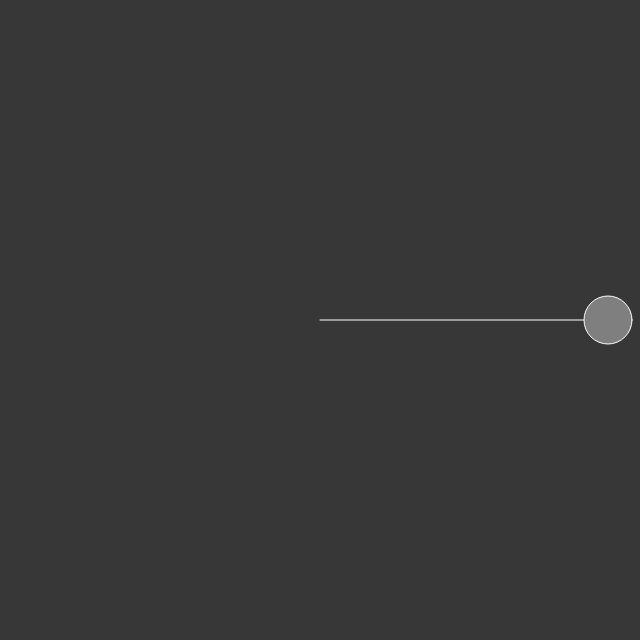
Frame 1 (no input)
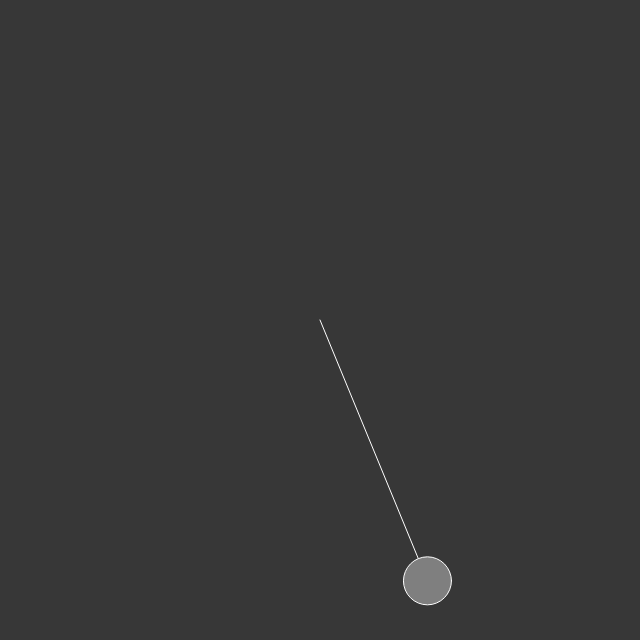
Frame 60 (no input)
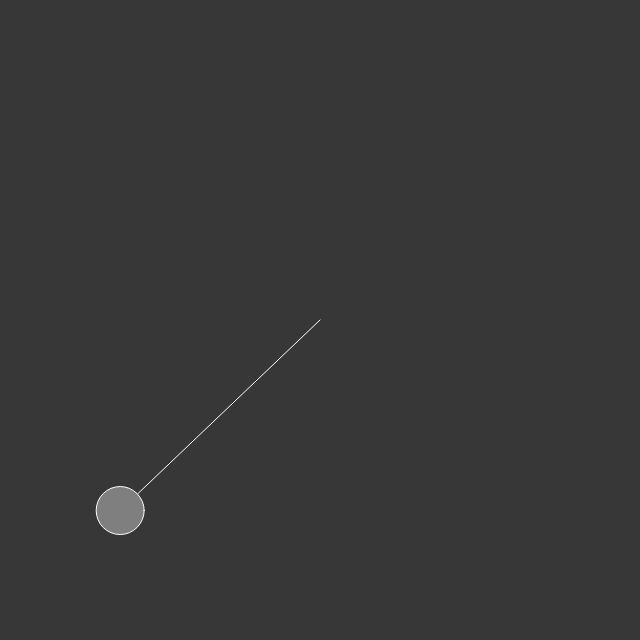
Frame 120 (the mouse pressed at the canvas centre since frame 60)

The p5.js sketch that drew these frames (run headless with seeded random() and noise() and a simulated clock; from frame 60 on, the mouse is pressed at the canvas centre):

// p5.js sketch
// ── sketch.js
var r;
var theta;

function setup() {
    createCanvas(640, 640);
	r = height * 0.45;
    theta = 0;
}

function draw() {
    background(55);

    //translate the origin point to the center of the screen
	translate(width/2, height/2);

    //convert polar to cartesian
    var x = r * cos(theta);
    var y = r * sin(theta);

    //Draw the ellipse at the cartesian coordinates
    ellipseMode(CENTER);
    fill(127);
    stroke(255);
    strokeWeight(1);
    line(0,0,x,y);
    ellipse(x,y,48,48);

    //increase the angle over time
    theta += 0.02;
    r = r - 0.1;
	}
